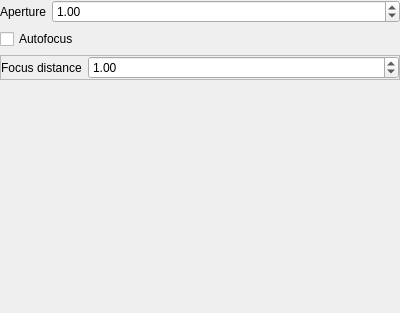
<?xml version="1.0" encoding="UTF-8"?>
<ui version="4.0">
 <class>frame_thinlens</class>
 <widget class="QFrame" name="frame_thinlens">
  <property name="geometry">
   <rect>
    <x>0</x>
    <y>0</y>
    <width>400</width>
    <height>313</height>
   </rect>
  </property>
  <property name="windowTitle">
   <string/>
  </property>
  <layout class="QFormLayout" name="formLayout">
   <property name="leftMargin">
    <number>0</number>
   </property>
   <property name="topMargin">
    <number>0</number>
   </property>
   <property name="rightMargin">
    <number>0</number>
   </property>
   <property name="bottomMargin">
    <number>0</number>
   </property>
   <item row="0" column="0">
    <widget class="QLabel" name="label">
     <property name="text">
      <string>Aperture</string>
     </property>
    </widget>
   </item>
   <item row="0" column="1">
    <widget class="QDoubleSpinBox" name="doubleSpinBox_aperture">
     <property name="maximum">
      <double>100.000000000000000</double>
     </property>
     <property name="singleStep">
      <double>0.250000000000000</double>
     </property>
     <property name="value">
      <double>1.000000000000000</double>
     </property>
    </widget>
   </item>
   <item row="2" column="0" colspan="2">
    <widget class="QFrame" name="frame_focus">
     <property name="frameShape">
      <enum>QFrame::StyledPanel</enum>
     </property>
     <property name="frameShadow">
      <enum>QFrame::Plain</enum>
     </property>
     <layout class="QFormLayout" name="formLayout_2">
      <property name="leftMargin">
       <number>0</number>
      </property>
      <property name="topMargin">
       <number>0</number>
      </property>
      <property name="rightMargin">
       <number>0</number>
      </property>
      <property name="bottomMargin">
       <number>0</number>
      </property>
      <item row="0" column="0">
       <widget class="QLabel" name="label_2">
        <property name="text">
         <string>Focus distance</string>
        </property>
       </widget>
      </item>
      <item row="0" column="1">
       <widget class="QDoubleSpinBox" name="doubleSpinBox_focus_distance">
        <property name="maximum">
         <double>100.000000000000000</double>
        </property>
        <property name="singleStep">
         <double>0.250000000000000</double>
        </property>
        <property name="value">
         <double>1.000000000000000</double>
        </property>
       </widget>
      </item>
     </layout>
    </widget>
   </item>
   <item row="1" column="0" colspan="2">
    <widget class="QCheckBox" name="checkBox_autofocus">
     <property name="text">
      <string>Autofocus</string>
     </property>
    </widget>
   </item>
  </layout>
 </widget>
 <resources/>
 <connections/>
</ui>
